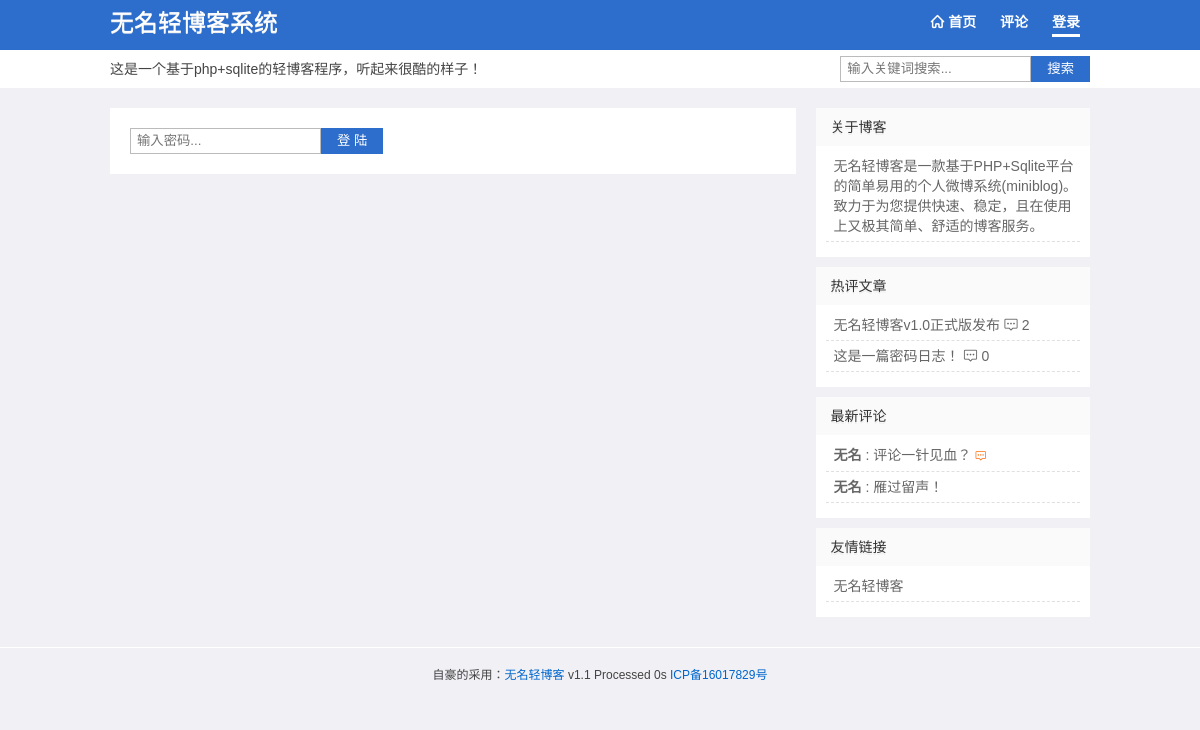
/index.php?act=login, run on an earlier commit of the app's database.
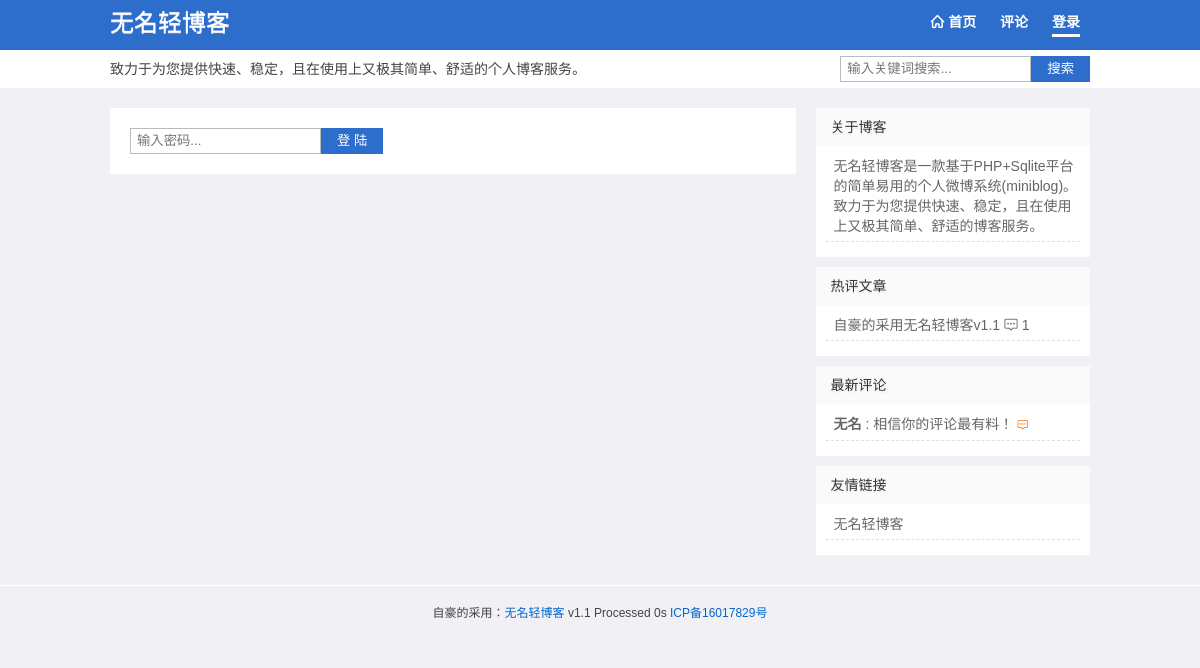
And on a later commit of the database.
### tables this page shows
CREATE TABLE "Set" (id INT (1), webuser VARCHAR (10), webtitle VARCHAR (20), webdesc VARCHAR (255), plsh INT (1), rewrite INT (1), safecode INT (1), icp VARCHAR (20));

CREATE TABLE Wid (id INTEGER PRIMARY KEY AUTOINCREMENT, title VARCHAR (20), html TEXT, ord INT DEFAULT (1));

CREATE TABLE Log (id INTEGER PRIMARY KEY AUTOINCREMENT, title VARCHAR (100), sum VARCHAR (200), content TEXT, pic VARCHAR (200), pics VARCHAR (500), fm VARCHAR (20), atime DATETIME DEFAULT (datetime('now', 'localtime')), ist INT (1) DEFAULT (0), num INTEGER DEFAULT (0), pass VARCHAR (32));

CREATE TABLE Pl (id INTEGER PRIMARY KEY AUTOINCREMENT, cid INTEGER, pname VARCHAR (20), pcontent VARCHAR (300), rcontent VARCHAR (100), ptime DATETIME DEFAULT (datetime('now', 'localtime')), isn INT DEFAULT (0));

### index.php (called while the page is built, shortened)
<?php
$t1 = microtime(true);
require 'app/class/config.php';
$db = new DbHelpClass();
$act = isset($_GET['act']) ? $_GET['act'] : '';
$s = isset($_GET['s']) ? $_GET['s'] : '';
$file = self();
$wid = $db->getdata("select * from `Wid` order by ord");
switch ($act) {
    case 'login':
        $tpl = 'login.php';
        break;
}
include 'assets/'.$template .'/'. $tpl;

### app/class/config.php (called while the page is built, shortened)
<?php
$template = 'qblog';
$admin = isset($_SESSION['admin'])?$_SESSION['admin']:0;
$set = getset();
$webtitle= $set['webtitle'];
$webdesc= $set['webdesc'];
$rewrite = $set['rewrite'];
$icp = $set['icp'];
require_once ROOT_PATH.'assets/'.$template.'/theme.php';
function getset(){
  $db =new DbHelpClass();
  if(empty($_SESSION['set'])){
     $rs = $db->getdata("select * from `Set` where id=1");
     $set = $rs[0];
  }else{
     $set = $_SESSION['set'];
  }
  return $set;
}
function vurl($id){
   global $rewrite;
   $url =  $rewrite?'post-'.$id.'.html':self().'?act=pl&id='.$id;
   return $url;
}
function self(){
    $self = $_SERVER['PHP_SELF'];
    $php_self=substr($self,strrpos($self,'/')+1);
    return $php_self;
}
class DbHelpClass
    {
        private $conn;
        function __construct()
        {
            $path=ROOT_PATH."app/db/log.db";
			try{
			   $this->conn = new PDO('sqlite:'.$path);
			 }
			catch(Exception $errinfo){
				die ("PDO Connection faild.(可能空间不支持pdo_sqlite，详细错误信息：)".$errinfo);
			}
        }
        function getdata($sql,$params=array())
        {
            $bind=$this->conn->prepare($sql);
            $arrKeys=array_keys($params);
            $bind->execute();
            $result=$bind->fetchAll(PDO::FETCH_ASSOC);
            return $result;
        }
    }

### assets/qblog/theme.php (the view, shortened to what this page needs)
<?php
function topic($n){
	global $db;
	$str = '';
    $rs =  $db->getdata("select id,title,sum,num from `Log` order by num desc limit 0,$n");
	foreach($rs as $v){
		if(empty($v['title'])){
		  $title = mb_substr(strip_tags($v['sum']),0,14,'utf-8');
		}else{
		   $title = $v['title'];
		}
	  $str .= '<li><a href="'. vurl($v['id']) .'">'.$title.'</a> <i class="iconfont">&#xe654;</i> '.$v['num'].'</li>';
	}
   return $str;
}
function comment($n){
  	global $db,$template;
	$str = '';
    $rs =  $db->getdata("select id,cid,pname,pcontent,rcontent,isn from `Pl` order by id desc limit 0,$n");
	foreach($rs as $v){
		if($v['isn'] == 1){
		  $pcontent = '评论审核中';
		}else{
		  $pcontent = mb_substr($v['pcontent'],0,12,'utf-8');
		}
	  $str .= '<li><a href="'. vurl($v['cid']) .'#Com-'.$v['id'].'"><strong>'.$v['pname'].'</strong> : '.$pcontent.'</a>';
	  if(!empty($v['rcontent'])) {$str .= ' <i class="iconfont" style="color:#F60;font-size:11px">&#xe654;</i>';}
       $str .='</li>';
	}
   return $str;
}
?>

### assets/qblog/head.php (shortened to what this page needs)
<?php if(!defined('wmblog'))exit;?><!DOCTYPE HTML>
<html>
<head>
<link href="assets/<?php echo $template;?>/style.css" rel="stylesheet" type="text/css" />
</head>
<body>
<div id="wrap">
<div id="header">
  <div class="box-m">
    <div class="logo">
      <h2 id="title"><a href="./"><?php echo $webtitle;?></a></h2>
    </div>
    <div id="navigation">
      <ul id="nav">
	    <?php if($rewrite ==1){?>
        <li><a href="index.html"><i class="iconfont">&#xe642;</i> 首页</a></li>
        <li><a href="comment.html">评论</a></li>
		<?php }else{?>
        <li><a href="<?php echo $file;?>"><i class="iconfont">&#xe642;</i> 首页</a></li>
        <li><a href="<?php echo $file;?>?act=plist">评论</a></li>
		<?php }
		 if ($admin ==1) {?>
        <li><a href="<?php echo $file;?>?act=add" title="发布微博">发布</a></li>
		<li><a href="<?php echo $file;?>?act=set" title="设置微博">设置</a></li>
		<li><a href="<?php echo $file;?>?act=wid" title="设置边栏">边栏</a></li>
		<li><a href="<?php echo $file;?>?act=logout" title="退出">退出</a></li>
       <?php }else{ ?>
        <li><a href="<?php echo $file;?>?act=login" title="登陆到微博">登录</a></li>
	   <?php } ?>
      </ul>
    </div>
      </div>
	  <div class="other box-m">
	   <div class="desc"><?php echo $webdesc;?></div>
	   <form method="get" class="search-form" action="<?php echo $file;?>"> <input class="search-text" name="s" autocomplete="off" placeholder="输入关键词搜索..." required="required" type="text" value="<?php echo $s;?>"> <button class="search-submit" alt="搜索" type="submit">搜索</button></form>
	   </div>
</div>

### assets/qblog/right.php
<?php if(!defined('wmblog'))exit; ?><div id="sidebar">
     <div class="sidebar">
	  <?php foreach($wid as $v){?>
      <div class="widget">
        <h3><?php echo $v['title'];?></h3>
		<?php if($v['html']	==='topic'){?>
           <ul class="topic"><?php echo topic(10);?> </ul>
	    <?php }elseif ($v['html']	==='comment'){?>
           <ul class="comment"><?php echo comment(10);?></ul>
		<?php }else{?>
		  <ul><?php echo $v['html'];?></ul>
		<?php } ?>
      </div>
	 <?php } ?>
	 </div>
</div>

### assets/qblog/foot.php (shortened to what this page needs)
<?php if(!defined('wmblog'))exit; ?><div id="footer">自豪的采用：<a href="http://www.4jax.net">无名轻博客</a> <?php echo VER;?>  Processed <?php $t2 = microtime(true); echo round($t2-$t1,3); ?>s <a href="http://www.miitbeian.gov.cn/" rel="nofollow" target="_blank"><?php echo $icp;?></a></div>

What changed in the data, as far as the page shows it:
removed set: webtitle "无名轻博客系统", webdesc "这是一个基于php+sqlite的轻博客程序，听起来很酷的样子！", icp "ICP备16017829号"
removed log: title "无名轻博客v1.0正式版发布", num "2", shown under wid "热评文章"
removed log: sum "这是一篇密码日志！", num "0", shown under wid "热评文章"
removed pl: pname "无名", pcontent "评论一针见血？", rcontent "是的" (drawn), shown under wid "最新评论"
removed pl: pname "无名", pcontent "雁过留声！", shown under wid "最新评论"
added set: webtitle "无名轻博客", webdesc "致力于为您提供快速、稳定，且在使用上又极其简单、舒适的个人博客服务。", icp "ICP备16017829号"
added log: title "自豪的采用无名轻博客v1.1", num "1", shown under wid "热评文章"
added pl: pname "无名", pcontent "相信你的评论最有料！", rcontent "回复测试" (drawn), shown under wid "最新评论"
